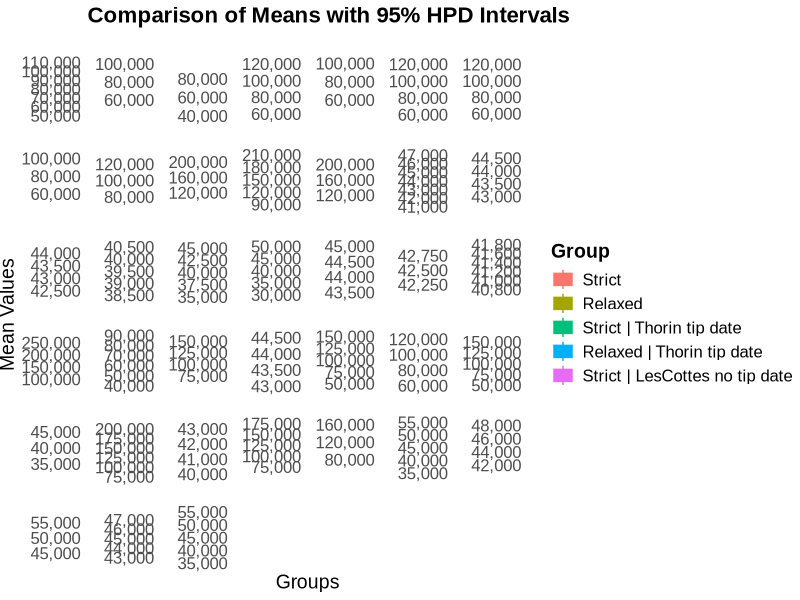

Source code (R):
# Load required libraries
library(ggplot2)
library(reshape2)
library(readxl)
library(dplyr)

table1 <- read_excel("../../1_data/dating/CBS_strict_fixed.xlsx")

table2 <- read_excel("../../1_data/dating/CBS_relaxed_fixed.xlsx")

table3 <- read_excel("../../1_data/dating/CBS_strict_fixed_Thorin_tip_date.xlsx")

table4 <- read_excel("../../1_data/dating/CBS_relaxed_fixed_Thorin_tip_date.xlsx")

table5 <- read_excel("../../1_data/dating/CBS_strict_fixed_LesCottes.xlsx")

# Add an identifier to distinguish the tables
table1$Group <- "Strict"
table2$Group <- "Relaxed"
table3$Group <- "Strict | Thorin tip date"
table4$Group <- "Relaxed | Thorin tip date"
table5$Group <- "Strict | LesCottes no tip date"
# Combine the tables into one
combined_data <- rbind(table1, table2, table3, table4, table5)

# Define the order you want
combined_data$Group <- factor(combined_data$Group, levels = c(
  "Strict", 
  "Relaxed", 
  "Strict | Thorin tip date", 
  "Relaxed | Thorin tip date", 
  "Strict | LesCottes no tip date" 
))

combined_data <- combined_data %>%
  filter(!`Summary Statistic` %in% c("clockRate", "mrca.date-backward(Altai_lineage)", "mrca.date-backward(Chag8_lineage)", "mrca.date-backward(LesCottes_lineage)", "mrca.date-backward(Den17_lineage)", "	mrca.date-backward(Den3_outgroup)", "mrca.date-backward(Fonds_lineage1)", "mrca.date-backward(Late_Neand)", "mrca.date-backward(Modern_humans_lineage)", "mrca.date-backward(Neand_lineage)", "mrca.date-backward(Pes_lineage1)", "mrca.date-backward(Spy_lineage)", "mrca.date-backward(Vind_lineage)", "mrca.date-backward(Den3_outgroup)"))

ggplot(combined_data, aes(x = Group, y = mean, fill = Group, color = Group)) +
  geom_boxplot() +
  geom_errorbar(aes(ymin = `lower 95% HPD interval`, ymax = `upper 95% HPD interval`), width = 0.2, color = "black") +
  facet_wrap(~ `Summary Statistic`, scales = "free_y") + 
  theme_minimal() +
  theme(
    text = element_text(family = "Arial"),
    axis.text.x = element_blank(),
    axis.text = element_text(size = 12),          
    axis.title = element_text(size = 14),         
    plot.title = element_text(size = 16, face = "bold"),  
    strip.text = element_text(size = 12),          
    legend.text = element_text(size = 12),        
    legend.title = element_text(size = 14, face = "bold"),  
  ) +
  scale_y_continuous(labels = scales::label_number(sci = FALSE, big.mark = ",")) +
  labs(
    title = "Comparison of Means with 95% HPD Intervals",
    x = "Groups",
    y = "Mean Values"
  ) 
  
write.csv(combined_data, "combined_data.csv", row.names = TRUE)
  